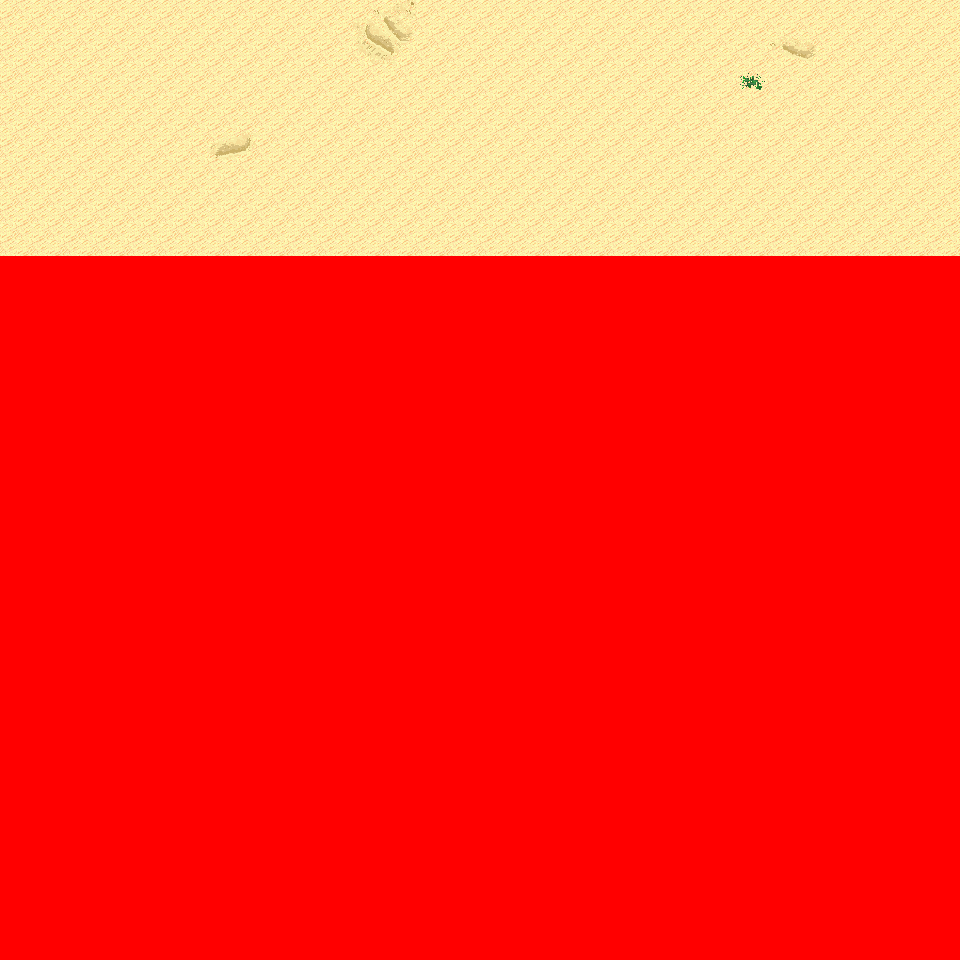

A 2D game scene composited from a Tiled map and its tileset images. What follows is a short description and the map's XML, with each tile layer's data collapsed to a summary:
An orthogonal 30x30 tile map with 32x32 px tiles, 6 tile layers (Ground, Object, Object2, Above, ...), 10 tilesets and 2 objects (2x mapchange).

<map version="1.0" orientation="orthogonal" renderorder="right-down" width="30" height="30" tilewidth="32" tileheight="32" nextobjectid="3">
  <tileset firstgid="1" name="tileset_logic_collision" tilewidth="32" tileheight="32" tilecount="1" columns="1">
    <image source="../drawable/tileset_logic_collision.png" width="32" height="32" />
  </tileset>
  <tileset firstgid="2" name="tileset_ground_ground" tilewidth="32" tileheight="32" tilecount="33" columns="3">
    <image source="../drawable/tileset_ground_ground.png" width="96" height="352" />
  </tileset>
  <tileset firstgid="35" name="tileset_ground_ridge_earth_pale" tilewidth="32" tileheight="32" tilecount="96" columns="12">
    <image source="../drawable/tileset_ground_ridge_earth_pale.png" width="384" height="256" />
  </tileset>
  <tileset firstgid="131" name="tileset_ground_ridge_earth_dark" tilewidth="32" tileheight="32" tilecount="96" columns="12">
    <image source="../drawable/tileset_ground_ridge_earth_dark.png" width="384" height="256" />
  </tileset>
  <tileset firstgid="227" name="tileset_terrain_desert" tilewidth="32" tileheight="32" tilecount="88" columns="8">
    <image source="../drawable/tileset_terrain_desert.png" width="256" height="352" />
  </tileset>
  <tileset firstgid="315" name="tileset_ground_ladder_horizontal_dark" tilewidth="32" tileheight="32" tilecount="3" columns="1">
    <image source="../drawable/tileset_ground_ladder_horizontal_dark.png" width="32" height="96" />
  </tileset>
  <tileset firstgid="318" name="tileset_plant_bush_various_small" tilewidth="32" tileheight="32" tilecount="9" columns="3">
    <image source="../drawable/tileset_plant_bush_various_small.png" width="96" height="96" />
  </tileset>
  <tileset firstgid="327" name="tileset_plant_cactus_2" tilewidth="32" tileheight="32" tilecount="10" columns="5">
    <image source="../drawable/tileset_plant_cactus_2.png" width="160" height="64" />
  </tileset>
  <tileset firstgid="337" name="tileset_plant_tree_evergreen" tilewidth="32" tileheight="32" tilecount="36" columns="3">
    <image source="../drawable/tileset_plant_tree_evergreen.png" width="96" height="384" />
  </tileset>
  <tileset firstgid="373" name="tileset_ground_sand_2" tilewidth="32" tileheight="32" tilecount="15" columns="5">
    <image source="../drawable/tileset_ground_sand_2.png" width="160" height="96" />
  </tileset>
  <layer name="Ground" width="30" height="30">
    <data>[900 cells, 240 non-empty, 10 distinct tile ids]</data>
  </layer>
  <layer name="Object" width="30" height="30">
    <data>[900 cells, 0 non-empty, 0 distinct tile ids]</data>
  </layer>
  <layer name="Object2" width="30" height="30">
    <data>[900 cells, 0 non-empty, 0 distinct tile ids]</data>
  </layer>
  <layer name="Above" width="30" height="30">
    <data>[900 cells, 0 non-empty, 0 distinct tile ids]</data>
  </layer>
  <layer name="Above2" width="30" height="30">
    <data>[900 cells, 0 non-empty, 0 distinct tile ids]</data>
  </layer>
  <layer name="Walkable" width="30" height="30">
    <data>[900 cells, 660 non-empty, 1 distinct tile ids]</data>
  </layer>
  <objectgroup name="MapEvents">
    <object id="1" name="north" type="mapchange" x="0" y="0" width="960" height="32">
      <properties>
        <property name="map" value="0_deniran_forest_n2_w_x0_y4" />
        <property name="place" value="south" />
      </properties>
    </object>
    <object id="2" name="east" type="mapchange" x="928" y="0" width="32" height="256">
      <properties>
        <property name="map" value="0_fado_forest_s_x1_y4" />
        <property name="place" value="west" />
      </properties>
    </object>
  </objectgroup>
</map>
